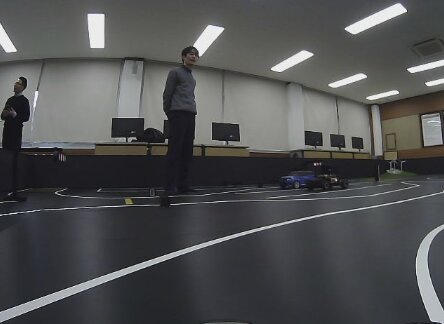
#> input picture OpenCV/car.jpg, 444 x 324 px
$ python canny.py
#> lines starting #> are read from the running program, lines starting #| are printed output that depends on the picture
import cv2
import matplotlib.pyplot as plt
import os

BASE_DIR = os.path.dirname(os.path.abspath(__file__))
image_path = os.path.join(BASE_DIR, "car.jpg")

image = cv2.imread(image_path)
#> image is the input picture: shape (324, 444, 3); mean B, G, R 81.6, 80.7, 80

if image is None:
    print("이미지를 찾을 수 없습니다.")
    exit()

# 1. 흑백 변환
gray = cv2.cvtColor(image, cv2.COLOR_BGR2GRAY)

# 2. 노이즈 제거
blur = cv2.GaussianBlur(gray, (5, 5), 0)
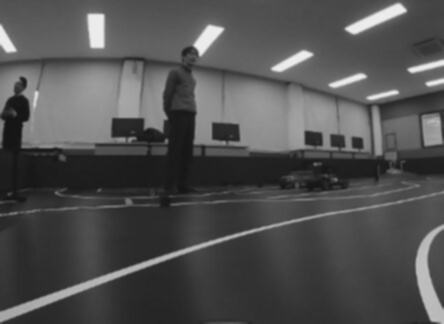
#> blur: shape (324, 444); min 20, max 237, mean 80.6

# 3. Edge 검출
edges = cv2.Canny(blur, 50, 150)
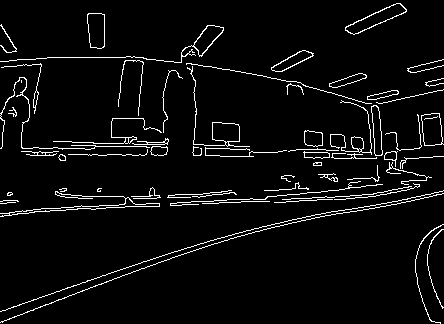
#> edges: shape (324, 444); 4.7% white in thin lines or dots

plt.imshow(edges, cmap="gray")
plt.title("Canny Edge")
plt.axis("off")
plt.show()
